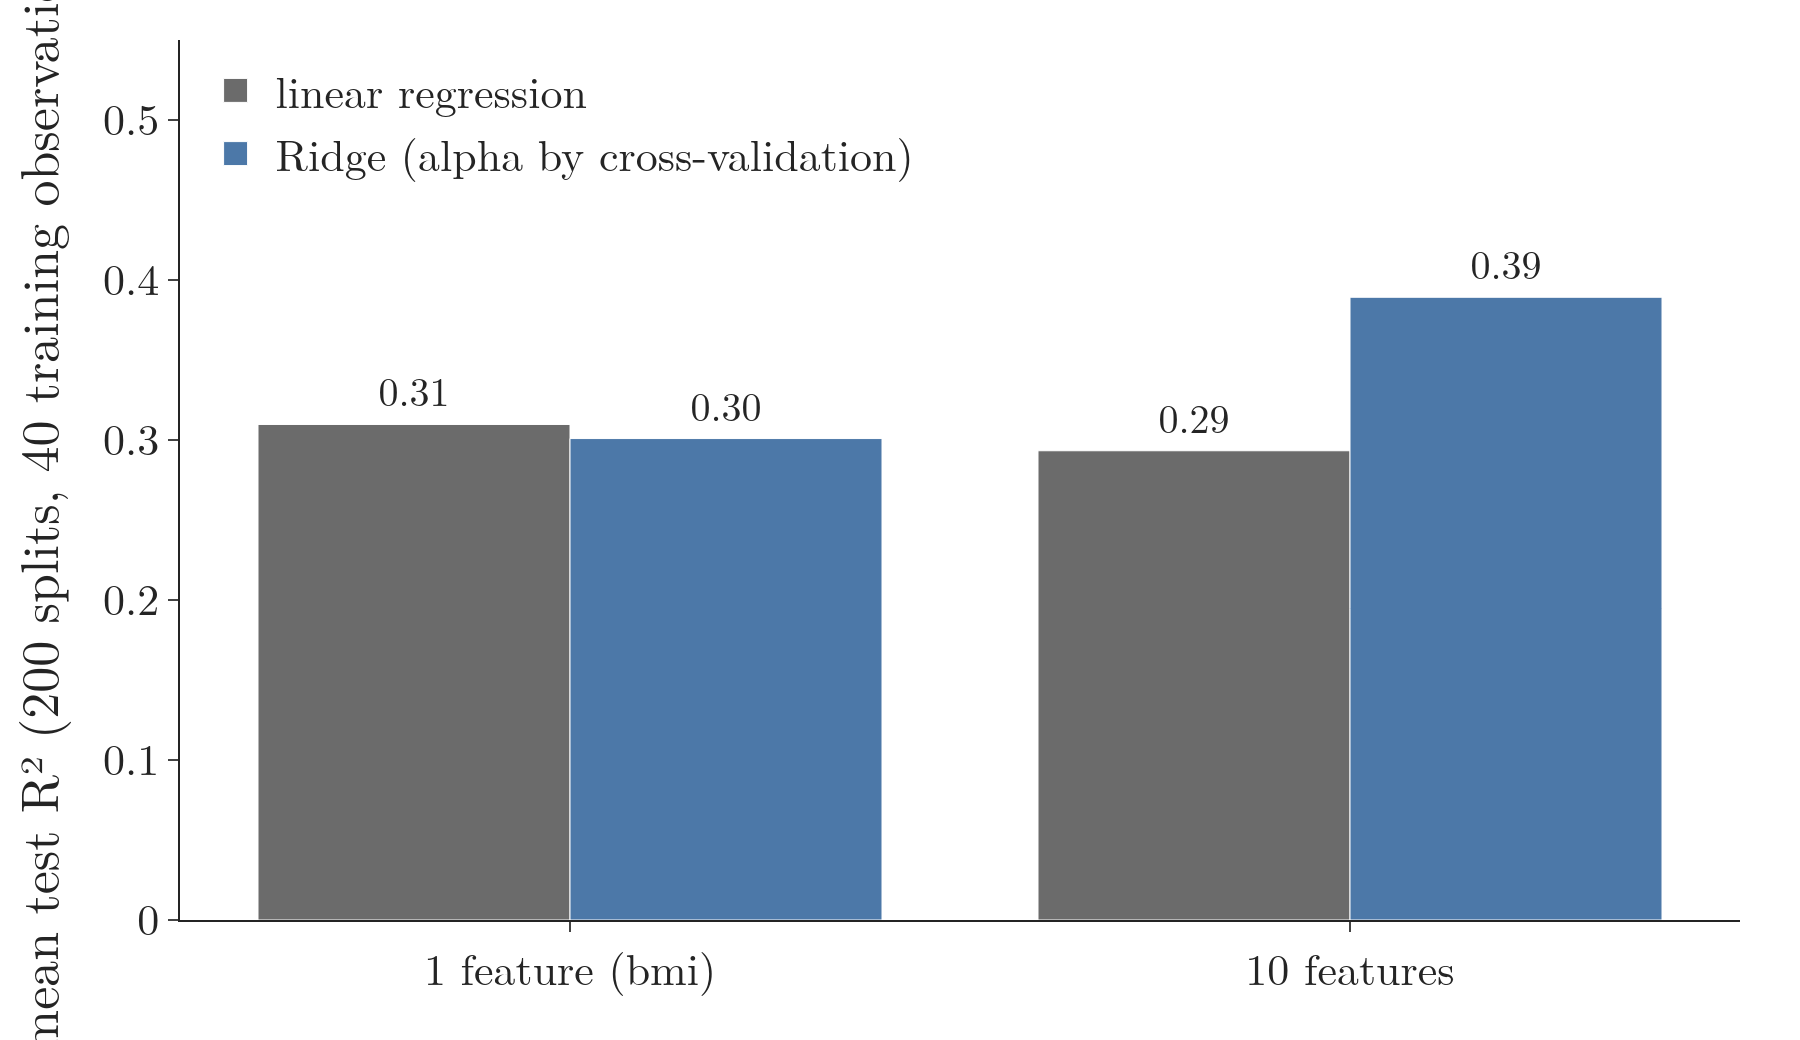

Recreate this plot in Python.
"""When Ridge helps (Plotly): diabetes data, 40 training observations, 200 random splits (seeds 0-199), features
standardised on the training part. Mean test R2 of plain linear regression and of Ridge with alpha chosen by 5-fold
cross-validation on the training part (RidgeCV), with one feature (bmi) and with all 10 features.
Also checked (no figure): one feature with only 3 training observations, alpha by leave-one-out; mean test R2 is
-3.44 for linear regression and -1.79 for Ridge."""
import warnings
from pathlib import Path
import numpy as np
import plotly.graph_objects as go
from sklearn.datasets import load_diabetes
from sklearn.linear_model import LinearRegression, RidgeCV
from sklearn.model_selection import train_test_split
from sklearn.pipeline import make_pipeline
from sklearn.preprocessing import StandardScaler
from gifkit import BLUE, FONT, GREY

warnings.simplefilter("ignore")
here = Path(__file__).parent
X, y = load_diabetes(return_X_y=True)
alphas = np.logspace(-3, 3, 25)
res = {}
for name, cols in (("1 feature (bmi)", [2]), ("10 features", list(range(10)))):
    ols, rid = [], []
    for s in range(200):
        a, b, ya, yb = train_test_split(X[:, cols], y, train_size=40, random_state=s)
        ols.append(make_pipeline(StandardScaler(), LinearRegression()).fit(a, ya).score(b, yb))
        rid.append(make_pipeline(StandardScaler(), RidgeCV(alphas=alphas, cv=5)).fit(a, ya).score(b, yb))
    res[name] = (np.mean(ols), np.mean(rid))
g1 = res["1 feature (bmi)"][1] - res["1 feature (bmi)"][0]
g10 = res["10 features"][1] - res["10 features"][0]
assert round(g1, 2) == -0.01 and round(g10, 2) == 0.10, res
few = [[], []]
for s in range(200):
    a, b, ya, yb = train_test_split(X[:, [2]], y, train_size=3, random_state=s)
    few[0].append(make_pipeline(StandardScaler(), LinearRegression()).fit(a, ya).score(b, yb))
    few[1].append(make_pipeline(StandardScaler(), RidgeCV(alphas=alphas)).fit(a, ya).score(b, yb))
assert (round(np.mean(few[0]), 2), round(np.mean(few[1]), 2)) == (-3.44, -1.79), np.mean(few, axis=1)
names = list(res)
fig = go.Figure([go.Bar(x=names, y=[res[n][0] for n in names], name="linear regression", marker_color=GREY,
                        text=[f"{res[n][0]:.2f}" for n in names], textposition="outside", textfont=dict(size=20)),
                 go.Bar(x=names, y=[res[n][1] for n in names], name="Ridge (alpha by cross-validation)", marker_color=BLUE,
                        text=[f"{res[n][1]:.2f}" for n in names], textposition="outside", textfont=dict(size=20))])
fig.update_layout(template="simple_white", width=900, height=520, font=FONT, barmode="group",
                  yaxis=dict(title="mean test R² (200 splits, 40 training observations)", range=[0, 0.55]),
                  legend=dict(x=0.01, y=0.99), margin=dict(l=90, r=30, t=20, b=60))
fig.write_image(here / "one_vs_many.png", scale=2)
